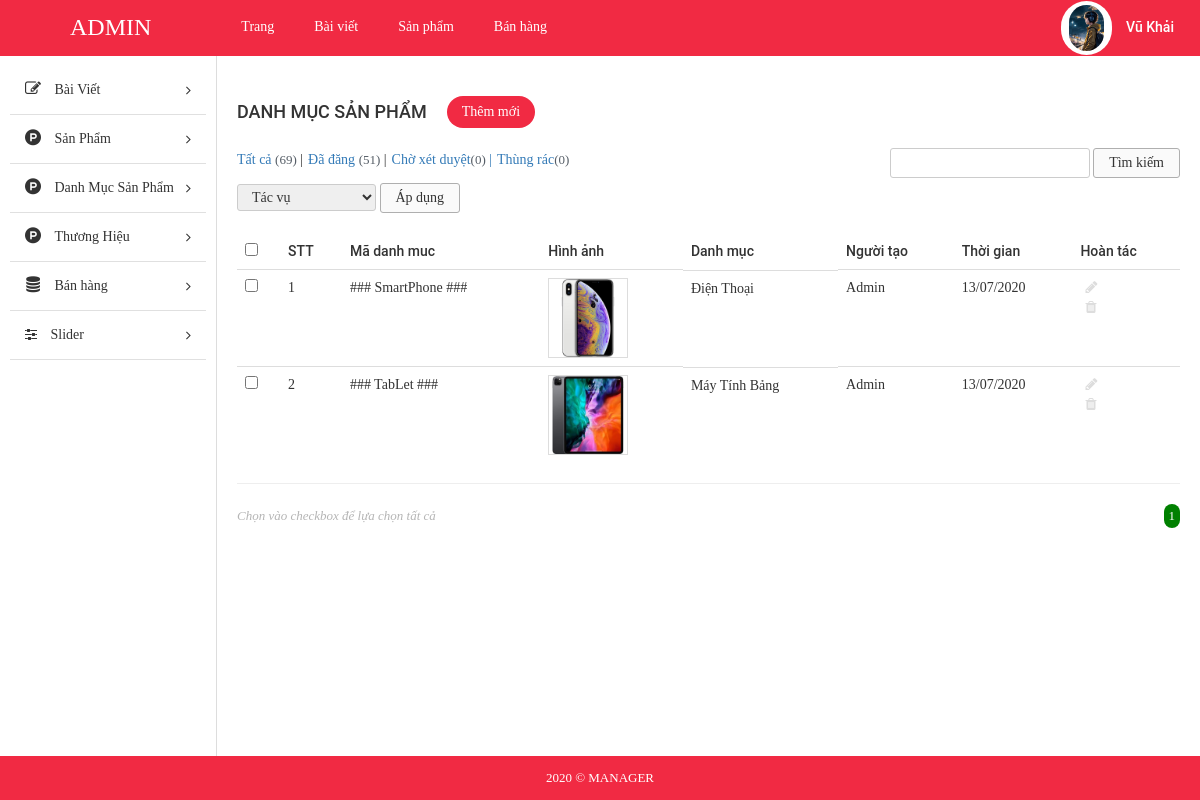
The page /admin/index.php?modules=categorys&controllers=index&action=list (signed in) on the database its author committed.
### tables this page shows
CREATE TABLE `tbl_category` (
  `id` int(11) NOT NULL,
  `name` varchar(255) NOT NULL,
  `code` varchar(255) NOT NULL,
  `image` varchar(255) NOT NULL,
  `description` text NOT NULL,
  `create_date` varchar(255) NOT NULL,
  `user` varchar(255) NOT NULL
);

### admin/libraries/database.php (called while the page is built, shortened)
<?php
function db_query($query_string) {
    global $conn;
    $result = mysqli_query($conn, $query_string);
    return $result;
}
function db_fetch_array($query_string) {
    $result = array();
    $mysqli_result = db_query($query_string);
    while ($row = mysqli_fetch_assoc($mysqli_result)) {
        $result[] = $row;
    }
    return $result;
}

### admin/modules/categorys/models/indexModel.php (called while the page is built, shortened)
<?php
function getAll() {
	return db_fetch_array("SELECT * FROM `tbl_category`");
}

### admin/modules/categorys/controllers/indexController.php (called while the page is built, shortened)
<?php
function listAction() {
	$data_tmp = getAll();
	if(!empty($_GET['page'])){
		$page = $_GET['page'];
	}else{
		$page =1;
	}
	$numProduct = count($data_tmp);
	$productOnPage = 5;
	$num = ceil($numProduct/$productOnPage);
	$start = ($page - 1) * $productOnPage;
	$res =[];
	for ($i=$start; $i < $start+$productOnPage; $i++) {
		if(isset($data_tmp[$i]))
        $res[] = $data_tmp[$i];
	};
	$data = [$res, $num, $page];
	load_view('list',$data);
}

### admin/core/router.php (called while the page is built, shortened)
<?php
$action_name = get_action().'Action';
call_function(array('construct', $action_name));

### admin/core/appload.php (called while the page is built, shortened)
<?php
require CONFIGPATH . DIRECTORY_SEPARATOR . 'database.php';
require LIBPATH . DIRECTORY_SEPARATOR . 'database.php';
require COREPATH . DIRECTORY_SEPARATOR . 'base.php';
require COREPATH . DIRECTORY_SEPARATOR . 'router.php';

### admin/index.php (called while the page is built, shortened)
<?php
require COREPATH.DIRECTORY_SEPARATOR.'appload.php';

### admin/modules/categorys/views/listView.php (the view, shortened to what this page needs)
<div id="main-content-wp" class="list-product-page">
    <div class="wrap clearfix">
        <div id="content" class="fl-right">
            <div class="section" id="title-page">
                <div class="clearfix">
                    <h3 id="index" class="fl-left">Danh Mục Sản Phẩm</h3>
                    <a href="?modules=categorys&controllers=index&action=add" title="" id="add-new" class="fl-left">Thêm mới</a>
                </div>
            </div>
            <div class="section" id="detail-page">
                <div class="section-detail">
                    <div class="filter-wp clearfix">
                        <ul class="post-status fl-left">
                            <li class="all"><a href="">Tất cả <span class="count">(69)</span></a> |</li>
                            <li class="publish"><a href="">Đã đăng <span class="count">(51)</span></a> |</li>
                            <li class="pending"><a href="">Chờ xét duyệt<span class="count">(0)</span> |</a></li>
                            <li class="pending"><a href="">Thùng rác<span class="count">(0)</span></a></li>
                        </ul>
                        <form method="GET" class="form-s fl-right">
                            <input type="text" name="s" id="s">
                            <input type="submit" name="sm_s" value="Tìm kiếm">
                        </form>
                    </div>
                    <div class="actions">
                        <form method="GET" action="" class="form-actions">
                            <select name="actions">
                                <option value="0">Tác vụ</option>
                            </select>
                            <input type="submit" name="sm_action" value="Áp dụng">
                        </form>
                    </div>
                    <div class="table-responsive">
                        <table class="table list-table-wp">
                            <thead>
                                <tr>
                                    <td><input type="checkbox" name="checkAll" id="checkAll"></td>
                                    <td><span class="thead-text">STT</span></td>
                                    <td><span class="thead-text">Mã danh muc</span></td>
                                    <td><span class="thead-text">Hình ảnh</span></td>
                                    <td><span class="thead-text">Danh mục</span></td>
                                    <td><span class="thead-text">Người tạo</span></td>
                                    <td><span class="thead-text">Thời gian</span></td>
                                    <td><span class="thead-text">Hoàn tác</span></td>
                                </tr>
                            </thead>
                            <tbody>
                                <?php $i=0; if(!empty($data['0'])) foreach ($data['0'] as $key => $value) { $i++;?>
                                <tr>
                                    <td><input type="checkbox" name="checkItem" class="checkItem"></td>
                                    <td><span class="tbody-text"><?php echo $i; ?></h3></span>
                                    <td><span class="tbody-text"><?php echo $value['code']; ?></h3></span>
                                    <td>
                                        <div class="tbody-thumb">
                                            <img src="<?php echo $value['image']; ?>" alt="">
                                        </div>
                                    </td>
                                    <td class="clearfix">
                                        <div class="tb-title fl-left">
                                            <h3><?php echo $value['name']; ?></h3>
                                        </div>
                                    </td>
                                    <td><span class="tbody-text"><?php echo $value['user']; ?></span></td>
                                    <td><span class="tbody-text"><?php echo $value['create_date']; ?></span></td>
                                    <td>
                                        <ul class="list-operation ">
                                            <li><a href="?modules=categorys&contollers=index&action=edit&id=<?php echo $value['id']; ?>" title="Sửa" class="edit"><i class="fa fa-pencil" aria-hidden="true"></i></a></li>
                                            <li><a href="?modules=categorys&contollers=index&action=delete&id=<?php echo $value['id']; ?>" title="Xóa" class="delete"><i class="fa fa-trash" aria-hidden="true"></i></a></li>
                                        </ul>
                                    </td>
                                </tr>
                                <?php }; ?>
                            </tbody>
                        </table>
                        <hr>
                    </div>
                </div>
            </div>
            <div class="section" id="paging-wp">
                <div class="section-detail clearfix">
                    <p id="desc" class="fl-left">Chọn vào checkbox để lựa chọn tất cả</p>
                    <ul id="list-paging" class="fl-right">
                        <?php for ($i=1; $i <= $data['1'] ; $i++) { ?>
                        <li>
                            <a <?php if($i == $data['2']) echo 'style="background-color: green;color:white; border-radius:300px;"';  ?>  href="?modules=categorys&controllers=index&action=list&page=<?php echo $i; ?>" title=""><?php echo $i; ?></a>
                        </li>
                        <?php }; ?>
                    </ul>
                </div>
            </div>
        </div>
    </div>
</div>

### admin/core/base.php (shortened to what this page needs)
<?php
function get_module() {
    global $config;
    $module = isset($_GET['modules']) ? $_GET['modules'] : $config['default_module'];
    return $module;
}
function call_function($list_function = array()) {
    if (is_array($list_function)) {
        foreach ($list_function as $f) {
            if (function_exists($f())) {
                $f();
            }
        }
    }
}
function load_view($name, $data_send = array()) {
    $data = $data_send;
    $path = MODULESPATH . DIRECTORY_SEPARATOR . get_module() . DIRECTORY_SEPARATOR . 'views' . DIRECTORY_SEPARATOR . $name . 'View.php';
    if (file_exists($path)) {
        require $path;
    } else {
        echo "Không tìm thấy {$path}";
    }
}
function get_header($name = '') {
    global $data;
    if (empty($name)) {
        $name = 'header';
    } else {
        $name = "header-{$name}";
    }
    $path = LAYOUTPATH . DIRECTORY_SEPARATOR . $name . '.php';
    if (file_exists($path)) {
        if (is_array($data)) {
            foreach ($data as $key => $a) {
                $$key = $a;
            }
        }
        require $path;
    } else {
        echo "Không tìm thấy {$path}";
    }
}
function get_footer($name = '') {
    global $data;
    if (empty($name)) {
        $name = 'footer';
    } else {
        $name = "footer-{$name}";
    }
    $path = LAYOUTPATH . DIRECTORY_SEPARATOR . $name . '.php';
    if (file_exists($path)) {
        if (is_array($data)) {
            foreach ($data as $key => $a) {
                $$key = $a;
            }
        }
        require $path;
    } else {
        echo "Không tìm thấy {$path}";
    }
}
function get_sidebar($name = '') {
    global $data;
    if (empty($name)) {
        $name = 'sidebar';
    } else {
        $name = "sidebar-{$name}";
    }
    $path = LAYOUTPATH . DIRECTORY_SEPARATOR . $name . '.php';
    if (file_exists($path)) {
        if (is_array($data)) {
            foreach ($data as $key => $a) {
                $$key = $a;
            }
        }
        require $path;
    } else {
        echo "Không tìm thấy {$path}";
    }
}
?>

### admin/public/css/import/global.css (style rules this page uses)
body { font-family: "Roboto Regular"; font-size: 14px; line-height: 24px; color: #333; }
.fl-left { float: left; }
.fl-right { float: right; }
img { max-width: 100%; height: auto; display: block; }
ul li { list-style: none!important; }
a { text-decoration: none!important; }

### admin/public/css/import/list_post.css (style rules this page uses)
#content { width: 82%; border-left: 1px solid #ddd; padding: 20px; }
#add-new { display: inline-block; color: #fff; background: #f12a43; padding: 4px 15px; margin: 20px; border-radius: 20px; }
#index { font-family: 'Roboto Medium'; font-weight: normal; text-transform: uppercase; font-size: 18px; padding: 24px 0px; }
.list-table-wp thead tr td { font-family: 'Roboto Medium'; font-weight: normal; }
.list-operation li { float: left; }
.list-operation li a { display: block; padding: 0px 5px; color: #ddd; }
.tb-title { width: 75%; display: -webkit-box; -webkit-line-clamp: 1; -moz-line-clamp: 1; -o-line-clamp: 1; -webkit-box-orient: vertical; -moz-box-orient: vertical; -o-box-orient: vertical; max-height: 100%; overflow: hidden; }
.list-operation { width: 25%; }
#paging-wp #desc { font-size: 13px; color: #b5b5b5; font-style: italic; }
#list-paging li { float: left; }
#list-paging li a { display: inline-block; color: #555; font-size: 13px; padding: 0px 5px; }
.filter-wp { margin-bottom: 5px; }
.actions { margin-bottom: 20px; }
.post-status li { float: left; font-size: 14px; margin-right: 5px; }
.post-status li .count { color: #555d66; font-size: 13px; display: inline-block; }
.form-s input[type="text"], .form-actions select { border-radius: 3px; border: 1px solid #ccc; padding: 2px 10px; }
.form-s input[type="submit"], .form-actions input[type="submit"] { border-radius: 3px; border: 1px solid #afafaf; padding: 2px 15px; background: #fafafa; }
.form-actions select { padding: 4px 10px; }

### admin/public/css/import/list_product.css (style rules this page uses)
.tbody-thumb { width: 80px; height: 80px; overflow: hidden; }
.tbody-thumb img { border: 1px solid #ddd; }

### admin/public/css/import/menu.css (style rules this page uses)
.actions select { border-radius: 3px; border: 1px solid #ccc; padding: 4px 10px; }

### admin/public/css/import/detail_order.css (style rules this page uses)
.table { margin-bottom: 0!important; }

### rows shown on the page
tbl_category: code "### SmartPhone ###", image (picture), name "Điện Thoại", user "Admin", create_date "13/07/2020"
tbl_category: code "### TabLet ###", image (picture), name "Máy Tính Bảng", user "Admin", create_date "13/07/2020"
